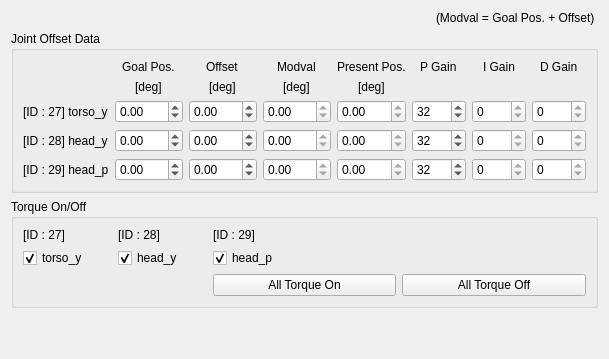
          <widget class="QWidget" name="body_tab">
           <attribute name="title">
            <string>Body</string>
           </attribute>
           <layout class="QGridLayout" name="gridLayout_9">
            <item row="3" column="0">
             <spacer name="verticalSpacer_4">
              <property name="orientation">
               <enum>Qt::Vertical</enum>
              </property>
              <property name="sizeHint" stdset="0">
               <size>
                <width>20</width>
                <height>40</height>
               </size>
              </property>
             </spacer>
            </item>
            <item row="0" column="0" alignment="Qt::AlignRight">
             <widget class="QLabel" name="body_modval">
              <property name="text">
               <string>(Modval = Goal Pos. + Offset) </string>
              </property>
             </widget>
            </item>
            <item row="1" column="0">
             <widget class="QGroupBox" name="body_group">
              <property name="title">
               <string>Joint Offset Data</string>
              </property>
              <layout class="QGridLayout" name="gridLayout_10">
               <item row="1" column="3" alignment="Qt::AlignHCenter">
                <widget class="QLabel" name="body_deg_3">
                 <property name="text">
                  <string>[deg]</string>
                 </property>
                </widget>
               </item>
               <item row="2" column="0">
                <widget class="QLabel" name="torso_y">
                 <property name="text">
                  <string>[ID : 27] torso_y</string>
                 </property>
                </widget>
               </item>
               <item row="0" column="3" alignment="Qt::AlignHCenter">
                <widget class="QLabel" name="body_modval_2">
                 <property name="text">
                  <string>Modval</string>
                 </property>
                </widget>
               </item>
               <item row="1" column="2" alignment="Qt::AlignHCenter">
                <widget class="QLabel" name="body_deg_2">
                 <property name="text">
                  <string>[deg]</string>
                 </property>
                </widget>
               </item>
               <item row="0" column="7" alignment="Qt::AlignHCenter">
                <widget class="QLabel" name="body_d_gain">
                 <property name="text">
                  <string>D Gain</string>
                 </property>
                </widget>
               </item>
               <item row="0" column="5" alignment="Qt::AlignHCenter">
                <widget class="QLabel" name="body_p_gain">
                 <property name="text">
                  <string>P Gain</string>
                 </property>
                </widget>
               </item>
               <item row="0" column="4" alignment="Qt::AlignHCenter">
                <widget class="QLabel" name="body_preset_pos">
                 <property name="text">
                  <string>Present Pos.</string>
                 </property>
                </widget>
               </item>
               <item row="0" column="2" alignment="Qt::AlignHCenter">
                <widget class="QLabel" name="body_offset">
                 <property name="text">
                  <string>Offset</string>
                 </property>
                </widget>
               </item>
               <item row="0" column="6" alignment="Qt::AlignHCenter">
                <widget class="QLabel" name="body_i_gain">
                 <property name="text">
                  <string>I Gain</string>
                 </property>
                </widget>
               </item>
               <item row="0" column="1" alignment="Qt::AlignHCenter">
                <widget class="QLabel" name="body_goal_pos">
                 <property name="text">
                  <string>Goal Pos.</string>
                 </property>
                </widget>
               </item>
               <item row="1" column="1" alignment="Qt::AlignHCenter">
                <widget class="QLabel" name="body_deg_1">
                 <property name="text">
                  <string>[deg]</string>
                 </property>
                </widget>
               </item>
               <item row="1" column="4" alignment="Qt::AlignHCenter">
                <widget class="QLabel" name="body_deg_4">
                 <property name="text">
                  <string>[deg]</string>
                 </property>
                </widget>
               </item>
               <item row="3" column="0">
                <widget class="QLabel" name="head_y">
                 <property name="text">
                  <string>[ID : 28] head_y</string>
                 </property>
                </widget>
               </item>
               <item row="4" column="0">
                <widget class="QLabel" name="head_p">
                 <property name="text">
                  <string>[ID : 29] head_p</string>
                 </property>
                </widget>
               </item>
               <item row="2" column="1">
                <widget class="QDoubleSpinBox" name="id_27_goal_spinbox">
                 <property name="minimum">
                  <double>-360.000000000000000</double>
                 </property>
                 <property name="maximum">
                  <double>360.000000000000000</double>
                 </property>
                 <property name="singleStep">
                  <double>0.050000000000000</double>
                 </property>
                </widget>
               </item>
               <item row="2" column="2">
                <widget class="QDoubleSpinBox" name="id_27_offset_spinbox">
                 <property name="minimum">
                  <double>-360.000000000000000</double>
                 </property>
                 <property name="maximum">
                  <double>360.000000000000000</double>
                 </property>
                 <property name="singleStep">
                  <double>0.050000000000000</double>
                 </property>
                </widget>
               </item>
               <item row="2" column="3">
                <widget class="QDoubleSpinBox" name="id_27_modval_spinbox">
                 <property name="readOnly">
                  <bool>true</bool>
                 </property>
                 <property name="minimum">
                  <double>-360.000000000000000</double>
                 </property>
                 <property name="maximum">
                  <double>360.000000000000000</double>
                 </property>
                 <property name="singleStep">
                  <double>0.050000000000000</double>
                 </property>
                </widget>
               </item>
               <item row="2" column="4">
                <widget class="QDoubleSpinBox" name="id_27_present_spinbox">
                 <property name="readOnly">
                  <bool>true</bool>
                 </property>
                 <property name="minimum">
                  <double>-360.000000000000000</double>
                 </property>
                 <property name="maximum">
                  <double>360.000000000000000</double>
                 </property>
                 <property name="singleStep">
                  <double>0.050000000000000</double>
                 </property>
                </widget>
               </item>
               <item row="2" column="5">
                <widget class="QSpinBox" name="id_27_p_spinbox">
                 <property name="maximum">
                  <number>1000</number>
                 </property>
                 <property name="value">
                  <number>32</number>
                 </property>
                </widget>
               </item>
               <item row="2" column="6">
                <widget class="QSpinBox" name="id_27_i_spinbox">
                 <property name="readOnly">
                  <bool>true</bool>
                 </property>
                 <property name="maximum">
                  <number>1000</number>
                 </property>
                </widget>
               </item>
               <item row="2" column="7">
                <widget class="QSpinBox" name="id_27_d_spinbox">
                 <property name="readOnly">
                  <bool>true</bool>
                 </property>
                 <property name="maximum">
                  <number>1000</number>
                 </property>
                </widget>
               </item>
               <item row="3" column="1">
                <widget class="QDoubleSpinBox" name="id_28_goal_spinbox">
                 <property name="minimum">
                  <double>-360.000000000000000</double>
                 </property>
                 <property name="maximum">
                  <double>360.000000000000000</double>
                 </property>
                 <property name="singleStep">
                  <double>0.050000000000000</double>
                 </property>
                </widget>
               </item>
               <item row="3" column="2">
                <widget class="QDoubleSpinBox" name="id_28_offset_spinbox">
                 <property name="minimum">
                  <double>-360.000000000000000</double>
                 </property>
                 <property name="maximum">
                  <double>360.000000000000000</double>
                 </property>
                 <property name="singleStep">
                  <double>0.050000000000000</double>
                 </property>
                </widget>
               </item>
               <item row="3" column="3">
                <widget class="QDoubleSpinBox" name="id_28_modval_spinbox">
                 <property name="readOnly">
                  <bool>true</bool>
                 </property>
                 <property name="minimum">
                  <double>-360.000000000000000</double>
                 </property>
                 <property name="maximum">
                  <double>360.000000000000000</double>
                 </property>
                 <property name="singleStep">
                  <double>0.050000000000000</double>
                 </property>
                </widget>
               </item>
               <item row="3" column="4">
                <widget class="QDoubleSpinBox" name="id_28_present_spinbox">
                 <property name="readOnly">
                  <bool>true</bool>
                 </property>
                 <property name="minimum">
                  <double>-360.000000000000000</double>
                 </property>
                 <property name="maximum">
                  <double>360.000000000000000</double>
                 </property>
                 <property name="singleStep">
                  <double>0.050000000000000</double>
                 </property>
                </widget>
               </item>
               <item row="4" column="1">
                <widget class="QDoubleSpinBox" name="id_29_goal_spinbox">
                 <property name="minimum">
                  <double>-360.000000000000000</double>
                 </property>
                 <property name="maximum">
                  <double>360.000000000000000</double>
                 </property>
                 <property name="singleStep">
                  <double>0.050000000000000</double>
                 </property>
                </widget>
               </item>
               <item row="4" column="2">
                <widget class="QDoubleSpinBox" name="id_29_offset_spinbox">
                 <property name="minimum">
                  <double>-360.000000000000000</double>
                 </property>
                 <property name="maximum">
                  <double>360.000000000000000</double>
                 </property>
                 <property name="singleStep">
                  <double>0.050000000000000</double>
                 </property>
                </widget>
               </item>
               <item row="4" column="3">
                <widget class="QDoubleSpinBox" name="id_29_modval_spinbox">
                 <property name="readOnly">
                  <bool>true</bool>
                 </property>
                 <property name="minimum">
                  <double>-360.000000000000000</double>
                 </property>
                 <property name="maximum">
                  <double>360.000000000000000</double>
                 </property>
                 <property name="singleStep">
                  <double>0.050000000000000</double>
                 </property>
                </widget>
               </item>
               <item row="4" column="4">
                <widget class="QDoubleSpinBox" name="id_29_present_spinbox">
                 <property name="readOnly">
                  <bool>true</bool>
                 </property>
                 <property name="minimum">
                  <double>-360.000000000000000</double>
                 </property>
                 <property name="maximum">
                  <double>360.000000000000000</double>
                 </property>
                 <property name="singleStep">
                  <double>0.050000000000000</double>
                 </property>
                </widget>
               </item>
               <item row="3" column="5">
                <widget class="QSpinBox" name="id_28_p_spinbox">
                 <property name="maximum">
                  <number>1000</number>
                 </property>
                 <property name="value">
                  <number>32</number>
                 </property>
                </widget>
               </item>
               <item row="3" column="6">
                <widget class="QSpinBox" name="id_28_i_spinbox">
                 <property name="readOnly">
                  <bool>true</bool>
                 </property>
                 <property name="maximum">
                  <number>1000</number>
                 </property>
                </widget>
               </item>
               <item row="3" column="7">
                <widget class="QSpinBox" name="id_28_d_spinbox">
                 <property name="readOnly">
                  <bool>true</bool>
                 </property>
                 <property name="maximum">
                  <number>1000</number>
                 </property>
                </widget>
               </item>
               <item row="4" column="5">
                <widget class="QSpinBox" name="id_29_p_spinbox">
                 <property name="maximum">
                  <number>1000</number>
                 </property>
                 <property name="value">
                  <number>32</number>
                 </property>
                </widget>
               </item>
               <item row="4" column="6">
                <widget class="QSpinBox" name="id_29_i_spinbox">
                 <property name="readOnly">
                  <bool>true</bool>
                 </property>
                 <property name="maximum">
                  <number>1000</number>
                 </property>
                </widget>
               </item>
               <item row="4" column="7">
                <widget class="QSpinBox" name="id_29_d_spinbox">
                 <property name="readOnly">
                  <bool>true</bool>
                 </property>
                 <property name="maximum">
                  <number>1000</number>
                 </property>
                </widget>
               </item>
              </layout>
             </widget>
            </item>
            <item row="2" column="0">
             <widget class="QGroupBox" name="body_torque">
              <property name="title">
               <string>Torque On/Off</string>
              </property>
              <layout class="QGridLayout" name="gridLayout_11">
               <item row="0" column="3">
                <widget class="QLabel" name="empty_1">
                 <property name="text">
                  <string/>
                 </property>
                </widget>
               </item>
               <item row="0" column="0">
                <widget class="QLabel" name="id_27">
                 <property name="text">
                  <string>[ID : 27]</string>
                 </property>
                </widget>
               </item>
               <item row="0" column="1">
                <widget class="QLabel" name="id_28">
                 <property name="text">
                  <string>[ID : 28]</string>
                 </property>
                </widget>
               </item>
               <item row="1" column="1">
                <widget class="QCheckBox" name="id_28_checkbox">
                 <property name="text">
                  <string>head_y</string>
                 </property>
                 <property name="checked">
                  <bool>true</bool>
                 </property>
                 <attribute name="buttonGroup">
                  <string notr="true">body_torque_buttongroup</string>
                 </attribute>
                </widget>
               </item>
               <item row="0" column="2">
                <widget class="QLabel" name="id_29">
                 <property name="text">
                  <string>[ID : 29]</string>
                 </property>
                </widget>
               </item>
               <item row="1" column="0">
                <widget class="QCheckBox" name="id_27_checkbox">
                 <property name="text">
                  <string>torso_y</string>
                 </property>
                 <property name="checked">
                  <bool>true</bool>
                 </property>
                 <attribute name="buttonGroup">
                  <string notr="true">body_torque_buttongroup</string>
                 </attribute>
                </widget>
               </item>
               <item row="1" column="2">
                <widget class="QCheckBox" name="id_29_checkbox">
                 <property name="text">
                  <string>head_p</string>
                 </property>
                 <property name="checked">
                  <bool>true</bool>
                 </property>
                 <attribute name="buttonGroup">
                  <string notr="true">body_torque_buttongroup</string>
                 </attribute>
                </widget>
               </item>
               <item row="0" column="4">
                <widget class="QLabel" name="empty_2">
                 <property name="text">
                  <string/>
                 </property>
                </widget>
               </item>
               <item row="0" column="5">
                <widget class="QLabel" name="empty_3">
                 <property name="text">
                  <string/>
                 </property>
                </widget>
               </item>
               <item row="2" column="2" colspan="2">
                <widget class="QPushButton" name="body_all_torque_on_button">
                 <property name="text">
                  <string>All Torque On</string>
                 </property>
                </widget>
               </item>
               <item row="2" column="4" colspan="2">
                <widget class="QPushButton" name="body_all_torque_off_button">
                 <property name="text">
                  <string>All Torque Off</string>
                 </property>
                </widget>
               </item>
              </layout>
             </widget>
            </item>
           </layout>
          </widget>
